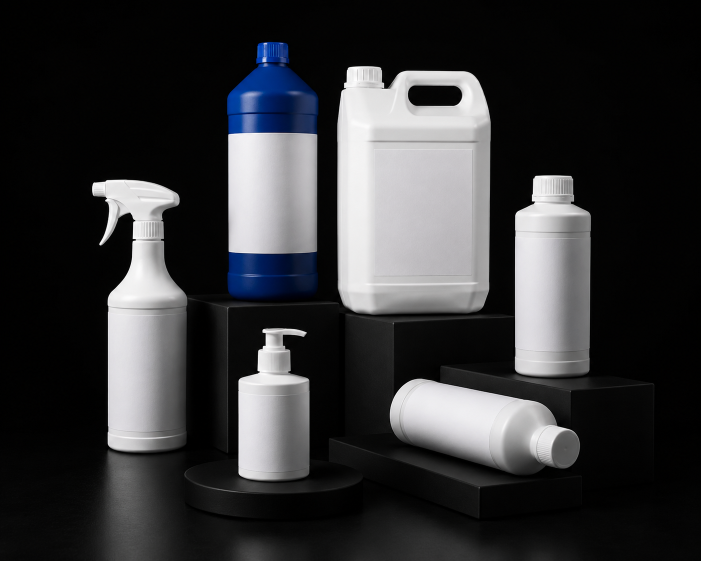
#> input picture B269D1A6-2655-4D51-B91B-C0C42816DEC0.png, 1402 x 1122 px, given in place of hero-final-v2.png, which was not available (shown at 1/2 size)
$ python hero-kante-weg.py ../B269D1A6-2655-4D51-B91B-C0C42816DEC0.png
#> lines starting #> are read from the running program, lines starting #| are printed output that depends on the picture; after the words box and inside, x2 and y2 are one past the last pixel; in counts of white or black regions, pixels touching at a corner belong together; pictures that were not available may be replaced by others from this repository, and a replacement may not be noted
#!/usr/bin/env python3
"""
Die senkrechte Kante im freien Hintergrund des Heros einebnen.

  python3 scripts/hero-kante-weg.py               # nur rechnen und messen
  python3 scripts/hero-kante-weg.py --schreiben

ANLASS: Im freien Grund steht bei x 803 bis 812 eine senkrechte Kante,
Sprung 3,6 Tonwerte auf 14 Bildpunkten, dahinter ein rund 250 px
breites helleres Band. Sie steckt schon im Rohbild; die aeussere
Korrektur hat sie kleiner, aber auch haerter gemacht (vorher 4,8
Tonwerte ueber 38 px). Am Bildschirm liegt sie bei 1440 auf x 1010.
Freigabe zum Eingriff: 05.08.2026, ausdruecklich nur dafuer.

WARUM KEIN POLYNOM: Der erste Durchgang (scripts/hero-grundton.py)
legte eine Flaeche 4. Grades durch den Hintergrund. Ein Polynom kann
einen Sprung nicht abbilden, es glaettet nur darum herum - deshalb
blieb die Kante damals stehen.

VERFAHREN: Das Hintergrundfeld wird zweimal geschaetzt, beide Male als
MASKIERTE Weichzeichnung, also gewichtet mit der Maske des freien
Grundes:
    feld_eng   Radius  14 px   folgt der Kante
    feld_weit  Radius 300 px   folgt nur dem grossen Lichtverlauf
Abgezogen wird die Differenz. Damit verschwindet, was zwischen diesen
beiden Groessen liegt - die Kante und das Band -, waehrend die
grossraeumige Lichtform des Bildes unangetastet bleibt. Ein einfaches
Einebnen auf einen festen Ton wuerde auch die gewollte Vignette
mitnehmen.

WAS GESCHUETZT IST, doppelt:
  - Helligkeitsrampe: ab Tonwert HELL_AUS wirkt die Korrektur gar
    nicht mehr. Ware, Figur und Kartonaufdruck liegen darueber.
  - Abstandsrampe: in unmittelbarer Naehe der Gegenstaende wird nicht
    korrigiert, damit Streulicht und Schatten bleiben, wie sie sind.
Zusaetzlich ist der Betrag der Korrektur hart begrenzt (GRENZE).

KEIN KORN NACHGELEGT, obwohl eingeplant. Es waere nicht nur
ueberfluessig, sondern schaedlich: die Korrektur ist die Differenz
zweier Weichzeichnungen mit Radius 14 und 300, sie enthaelt also
nichts unterhalb von 14 Bildpunkten und kann Korn gar nicht
wegnehmen. Gemessen im freien Grund: 4,239 Tonwerte vorher, 4,241
nachher. Ein erster Durchgang MIT nachgelegtem Korn verschob dunkle
Hintergrundpunkte um bis zu 9 Tonwerte, ohne dass es dafuer einen
Grund gab; das wurde verworfen.

Abhaengigkeiten: pillow, numpy, scipy
"""
import sys
from pathlib import Path

import numpy as np
from PIL import Image
from scipy import ndimage as ndi

WURZEL = Path(__file__).resolve().parent.parent
QUELLE = WURZEL / "public/hero/hero-final-v2.png"

ENG, WEIT = 14.0, 300.0   # Radien der beiden Feldschaetzungen
OBJEKT = 40.0             # ab hier gilt ein Bildpunkt als Gegenstand
HELL_EIN, HELL_AUS = 26.0, 44.0   # Rampe, ab der die Korrektur ausblendet
NAH, FERN = 4.0, 20.0     # Abstandsrampe um die Gegenstaende
GRENZE = 4.0              # mehr als so viele Tonwerte wird nie verschoben


def glatt(t):
    t = np.clip(np.asarray(t, dtype=np.float64), 0.0, 1.0)
    return t * t * (3.0 - 2.0 * t)


def maskiert(bild, maske, radius):
    """Weichzeichnung, die nur die maskierten Punkte beruecksichtigt."""
    z = ndi.gaussian_filter(bild * maske[..., None], (radius, radius, 0))
    n = ndi.gaussian_filter(maske, radius)
    return z / np.maximum(n, 1e-6)[..., None]


def rechnen(im):
    lum = im.mean(2)

    # Freier Grund: alles, was dunkel ist und nicht am Rand eines
    # Gegenstands klebt. Die Maske dient nur der Feldschaetzung.
    kern = lum > OBJEKT
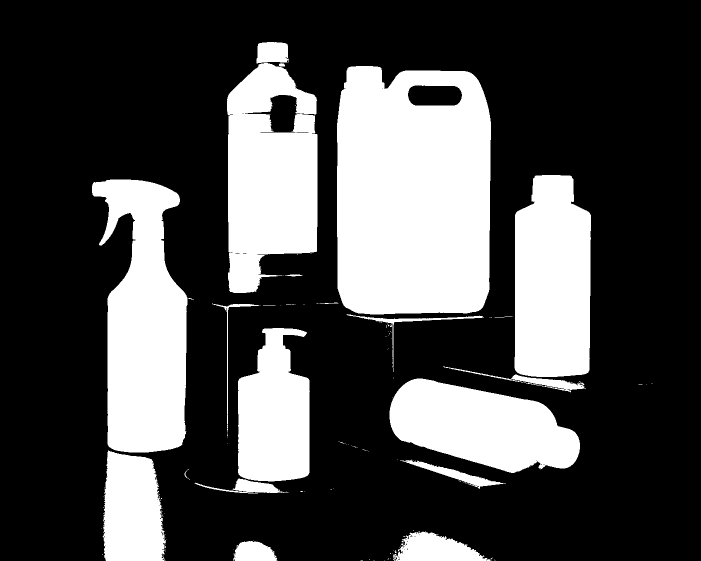
#> kern: shape (1122, 1402) bool (shown at 1/2 size); 29.2% white; 138 white regions (115 under 20 px), largest, box (x1, y1, x2, y2) and area: (674, 132, 982, 629) 140816, (184, 359, 375, 905) 71837, (454, 126, 635, 586) 63438
    kern = ndi.binary_closing(kern, np.ones((7, 7)))
#> kern: shape (1122, 1402) bool; 29.4% white; 43 white regions (29 under 20 px), largest, box (x1, y1, x2, y2) and area: (674, 132, 982, 744) 142790, (184, 359, 388, 1119) 95550, (454, 84, 635, 586) 66613
    kern = ndi.binary_fill_holes(kern)
#> kern: shape (1122, 1402) bool; 30% white; 43 white regions (29 under 20 px), largest, box (x1, y1, x2, y2) and area: (674, 132, 982, 744) 148425, (184, 359, 388, 1119) 95550, (454, 84, 635, 586) 70155
    frei = (~kern).astype(np.float64)

    feld_eng = maskiert(im, frei, ENG)
    feld_weit = maskiert(im, frei, WEIT)
#> call 2 of maskiert, with radius = 300
#> in maskiert (call 2), `return z / np.maximum(n, 1e-6)[..., None]`:
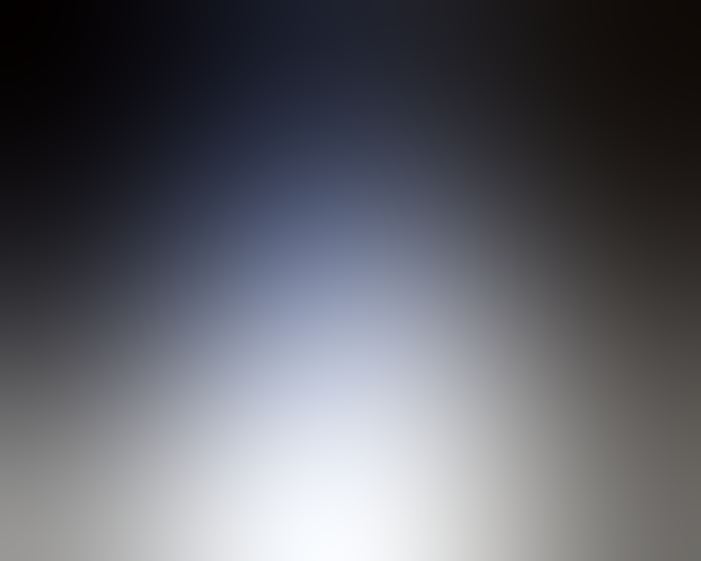
#> returned value: shape (1122, 1402, 3) float64 (shown at 1/2 size); mean of channels 0, 1, 2 5.57, 5.61, 5.88; drawn with min black and max white
    korrektur = np.clip(feld_eng - feld_weit, -GRENZE, GRENZE)

    # Schutz 1: Helligkeit. Schutz 2: Abstand zu den Gegenstaenden.
    w_hell = 1.0 - glatt((lum - HELL_EIN) / (HELL_AUS - HELL_EIN))
    entfernung = ndi.distance_transform_edt(~kern)
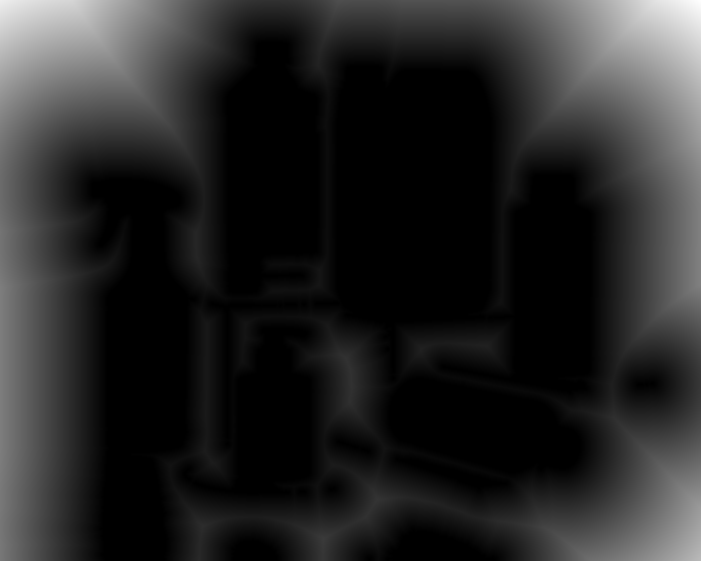
#> entfernung: shape (1122, 1402) float64 (shown at 1/2 size); min 0, max 437, mean 66.7; drawn with min black and max white
    w_fern = glatt((entfernung - NAH) / (FERN - NAH))
    w = (w_hell * w_fern)[..., None]

    erg = im - korrektur * w

    # Korn wird NICHT nachgelegt, siehe Kopf dieser Datei. Gemessen
    # wird es trotzdem, als Nachweis, dass keines verloren geht.
    def korn(a):
        rest = a - ndi.uniform_filter(a, size=(7, 7, 1))
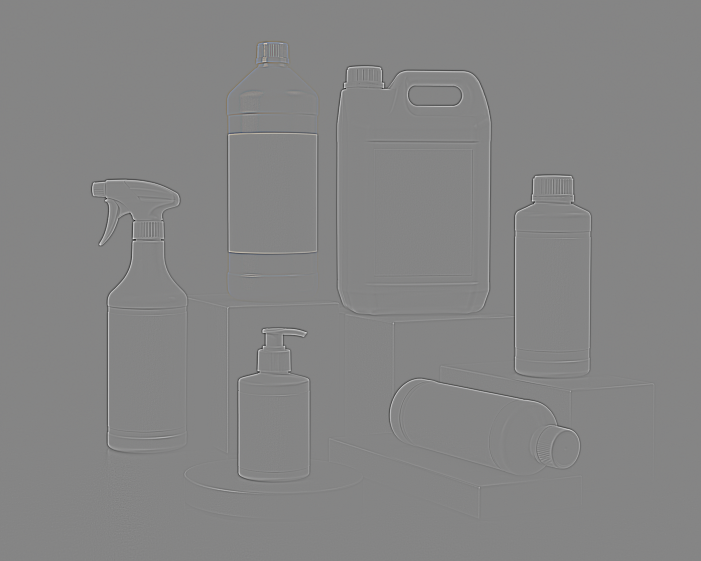
#> rest: shape (1122, 1402, 3) float64 (shown at 1/2 size); mean R, G, B 0, 0, 0; drawn with min black and max white
        return float(np.std(rest[frei > 0.5]))
    return erg, korrektur * w, kern, (korn(im), korn(erg))


def sprung(a, links=(740, 790), rechts=(840, 890)):
    return a[rechts[0]:rechts[1]].mean() - a[links[0]:links[1]].mean()


def main():
    im = np.asarray(Image.open(QUELLE).convert("RGB"), dtype=np.float64)
    erg, delta, kern, korn = rechnen(im)
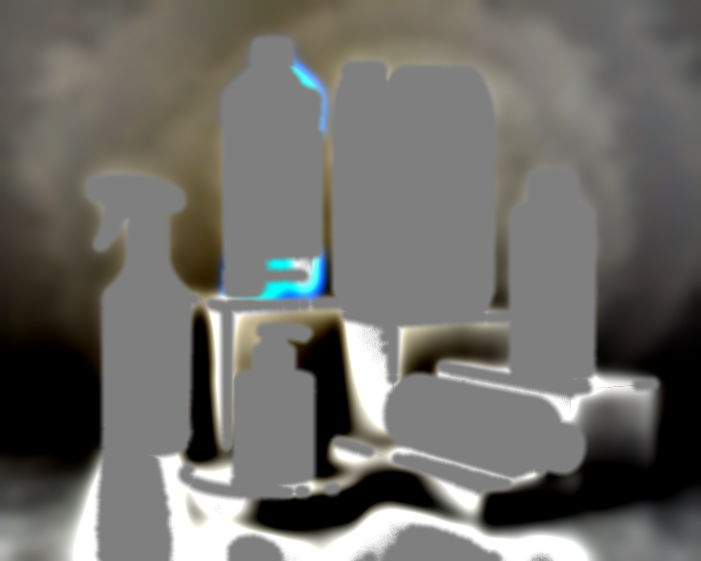
#> delta: shape (1122, 1402, 3) float64 (shown at 1/2 size); mean R, G, B -0.558, -0.596, -0.738; drawn with min black and max white
#> korn = (5.58, 5.58)

    print(f"Korn im freien Grund: {korn[0]:.3f} vorher, {korn[1]:.3f} nachher")
#| Korn im freien Grund: 5.580 vorher, 5.582 nachher
    print(f"{'y':>6} {'vorher':>8} {'nachher':>8}")
    v, n = [], []
    for y in range(12, 430, 20):
        a = im[y - 12:y + 13].mean(axis=(0, 2))
        b = erg[y - 12:y + 13].mean(axis=(0, 2))
        v.append(sprung(a)); n.append(sprung(b))
        print(f"{y:6d} {v[-1]:+8.2f} {n[-1]:+8.2f}")
#> this loop made 21 passes
#|     12    -0.02    -0.11
#|     32    +0.01    -0.12
#|     52    +0.06    -0.10
#|     72    -0.00    -0.15
#|     92    +0.06    -0.06
#|    112    -0.07    -0.12
#|    132   -13.70   -13.66
#|    152   +98.23   +98.38
#> (further printed lines are left out)
#> after the loop, n = [-0.113, -0.121, -0.102, -0.151, -0.0638, -0.118, -13.66, 98.38, -76.81, -219.9, -114.6, -8, -2.48, -7.19, -8.56, -10.55, -11.76, -13.56, -14.28, -14.37, -15.39]; v = [-0.0232, 0.00827, 0.0603, -0.00213, 0.0581, -0.0656, -13.7, 98.23, -76.82, -219.9, -114.6, -8, -2.48, -7.19, -8.56, -10.55, -11.76, -13.56, -14.28, -14.37, -15.39]
    print(f"{'Mittel':>6} {np.mean(v):+8.2f} {np.mean(n):+8.2f}")
#| Mittel   -20.61   -20.64
    print(f"{'Betrag':>6} {np.max(np.abs(v)):8.2f} {np.max(np.abs(n)):8.2f}  (groesster Betrag)")
#| Betrag   219.88   219.88  (groesster Betrag)

    d = np.abs(erg - im).max(2)
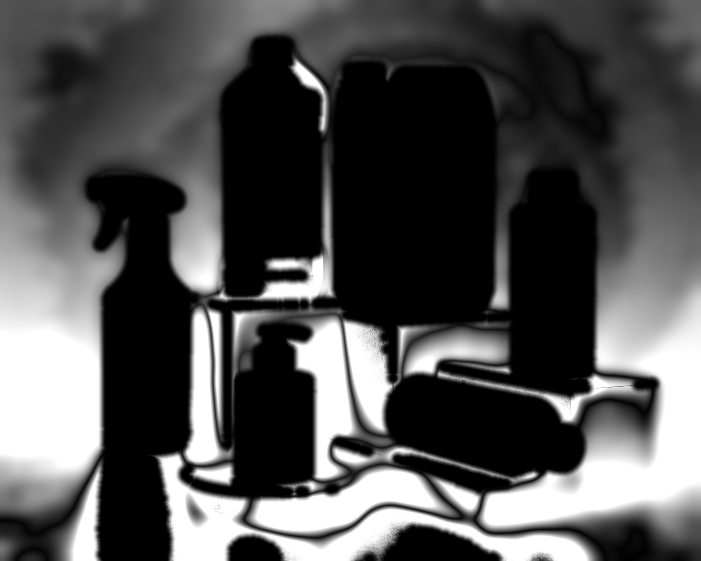
#> d: shape (1122, 1402) float64 (shown at 1/2 size); min 0, max 4, mean 1.28; drawn with min black and max white
    for schwelle in (60, 45, 30):
        m = im.mean(2) > schwelle
        print(f"heller als Tonwert {schwelle}: groesste Aenderung {d[m].max():.2f} "
              f"Tonwerte auf {int((d[m] > 1).sum())} Bildpunkten ueber 1")
#> this loop made 3 passes
#| heller als Tonwert 60: groesste Aenderung 0.00 Tonwerte auf 0 Bildpunkten ueber 1
#| heller als Tonwert 45: groesste Aenderung 0.00 Tonwerte auf 0 Bildpunkten ueber 1
#| heller als Tonwert 30: groesste Aenderung 3.42 Tonwerte auf 8546 Bildpunkten ueber 1
#> pass 3, in main, `m = im.mean(2) > schwelle`:
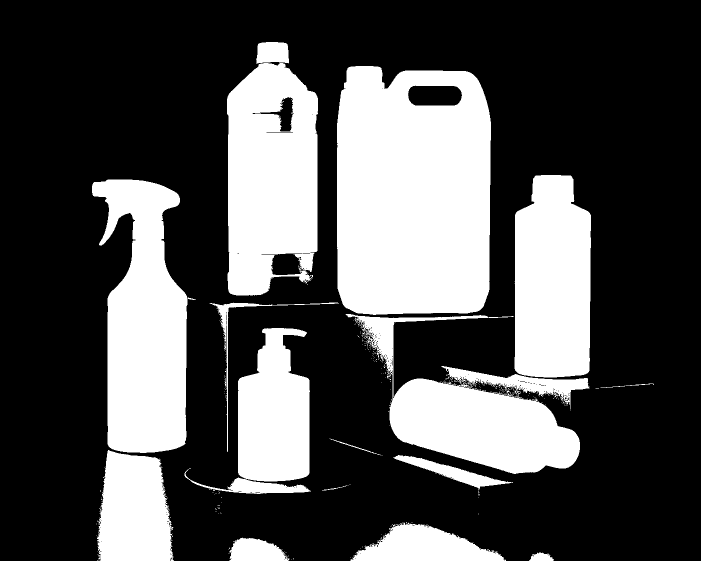
#> m: shape (1122, 1402) bool (shown at 1/2 size); 31.5% white; 320 white regions (295 under 20 px), largest, box (x1, y1, x2, y2) and area: (674, 132, 982, 630) 141055, (184, 359, 375, 906) 72366, (454, 126, 636, 591) 70407
    frei = ~kern
    mw = erg[frei].reshape(-1, 3).mean(0)
#> mw = [6.25, 6.33, 6.78]
    print(f"Grundton des freien Feldes nachher: {mw[0]:.2f}/{mw[1]:.2f}/{mw[2]:.2f}")
#| Grundton des freien Feldes nachher: 6.25/6.33/6.78
    mv = im[frei].reshape(-1, 3).mean(0)
#> mv = [5.45, 5.48, 5.73]
    print(f"Grundton des freien Feldes vorher:  {mv[0]:.2f}/{mv[1]:.2f}/{mv[2]:.2f}")
#| Grundton des freien Feldes vorher:  5.45/5.48/5.73

    if "--schreiben" in sys.argv:
        Image.fromarray(np.clip(erg + 0.5, 0, 255).astype(np.uint8)).save(QUELLE)
        print(f"geschrieben: {QUELLE}")


if __name__ == "__main__":
    main()
